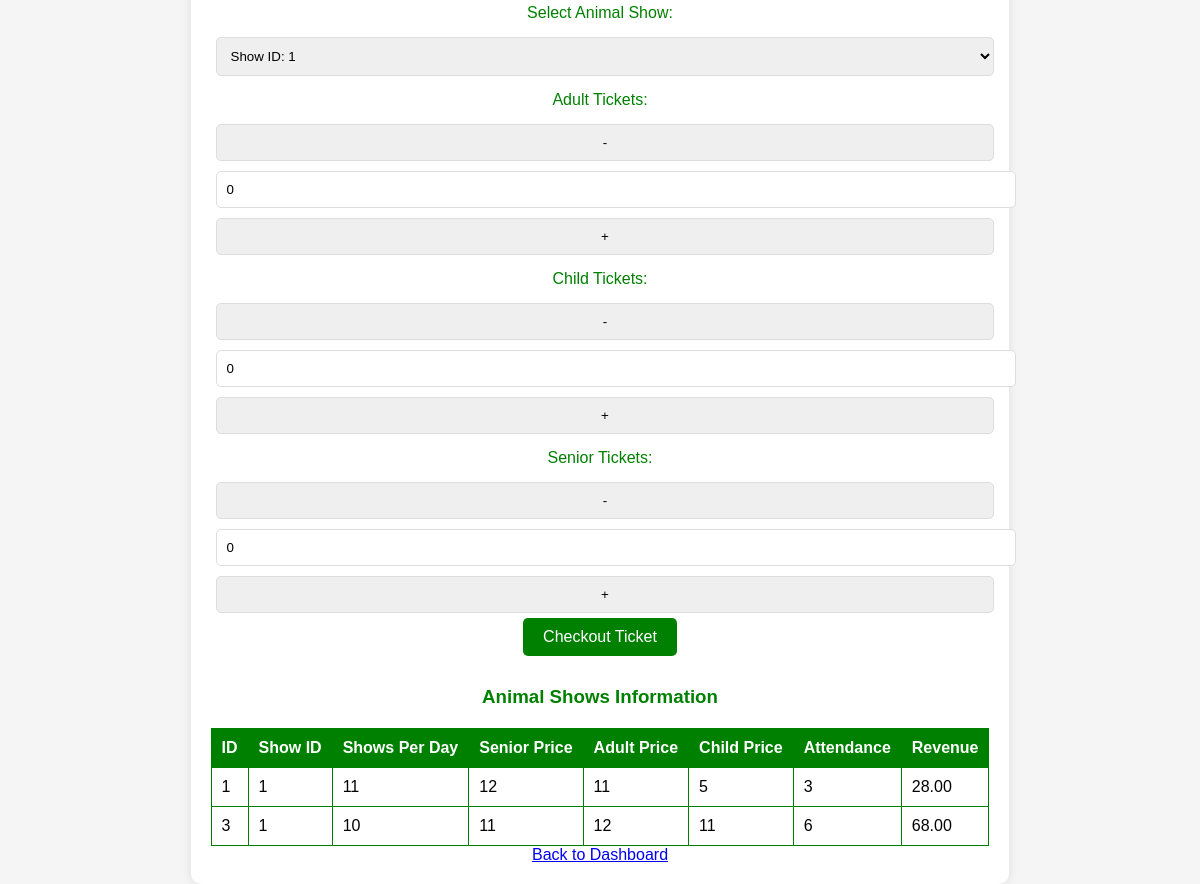
/attractions/test_attraction.php, run on the app's committed database.
### tables this page shows
CREATE TABLE IF NOT EXISTS `animalshow` (
  `AnimalShowID` int(11) NOT NULL AUTO_INCREMENT,
  `id` int(11) DEFAULT NULL,
  `Name` varchar(255) NOT NULL,
  `ShowsPerDay` int(11) NOT NULL,
  `SeniorPrice` int(11) NOT NULL,
  `AdultPrice` int(11) NOT NULL,
  `ChildPrice` int(11) NOT NULL,
  PRIMARY KEY (`AnimalShowID`) USING BTREE,
  UNIQUE KEY `Name` (`Name`),
  KEY `fk_revenuetype` (`id`) USING BTREE,
  CONSTRAINT `fk_revenuetype` FOREIGN KEY (`id`) REFERENCES `revenuetype` (`ID`) ON DELETE SET NULL
);

### attractions/test_attraction.php (the view, shortened to what this page needs)
<?php
include '../includes/db_connection.php';
$animalShowsSql = "SELECT AnimalShowID, ID, ShowsPerDay, SeniorPrice, AdultPrice, ChildPrice FROM AnimalShow";
$animalShowsResult = $conn->query($animalShowsSql);
?>
<!DOCTYPE html>
<html lang="en">
<head>
</head>
<body>
    <div class="container">
        <form method="post" action="">
            <label for="animalShowID">Select Animal Show:</label>
            <select name="animalShowID" required>
                <?php while ($animalShow = $animalShowsResult->fetch_assoc()) : ?>
                    <option value="<?php echo $animalShow['AnimalShowID']; ?>">
                        <?php echo "Show ID: " . $animalShow['AnimalShowID']; ?>
                    </option>
                <?php endwhile; ?>
            </select><br>
            <label for="adultTickets">Adult Tickets:</label>
            <input type="button" value="-" onclick="decrement('adultTickets')">
            <input type="text" name="adultTickets" id="adultTickets" value="0" readonly>
            <input type="button" value="+" onclick="increment('adultTickets')"><br>
            <label for="childTickets">Child Tickets:</label>
            <input type="button" value="-" onclick="decrement('childTickets')">
            <input type="text" name="childTickets" id="childTickets" value="0" readonly>
            <input type="button" value="+" onclick="increment('childTickets')"><br>
            <label for="seniorTickets">Senior Tickets:</label>
            <input type="button" value="-" onclick="decrement('seniorTickets')">
            <input type="text" name="seniorTickets" id="seniorTickets" value="0" readonly>
            <input type="button" value="+" onclick="increment('seniorTickets')"><br>
            <button type="submit" name="checkoutTicket">Checkout Ticket</button>
        </form>
        <h3>Animal Shows Information</h3>
        <table border="1">
            <tr>
                <th>ID</th>
                <th>Show ID</th>
                <th>Shows Per Day</th>
                <th>Senior Price</th>
                <th>Adult Price</th>
                <th>Child Price</th>
                <th>Attendance</th>
                <th>Revenue</th>
            </tr>
            <?php
            $animalShowsResult = $conn->query($animalShowsSql);
            while ($animalShow = $animalShowsResult->fetch_assoc()) :
                $animalShowID = $animalShow['AnimalShowID'];
                $animalShowTicketsSql = "SELECT SUM(Attendance) AS TotalAttendance, SUM(Revenue) AS TotalRevenue FROM AnimalShowTickets WHERE AnimalShowID = ?";
                $animalShowTicketsStmt = $conn->prepare($animalShowTicketsSql);
                $animalShowTicketsStmt->bind_param("i", $animalShowID);
                $animalShowTicketsStmt->execute();
                $animalShowTicketsResult = $animalShowTicketsStmt->get_result();
                $animalShowTickets = $animalShowTicketsResult->fetch_assoc();
            ?>
                <tr>
                    <td><?php echo $animalShow['AnimalShowID']; ?></td>
                    <td><?php echo $animalShow['ID']; ?></td>
                    <td><?php echo $animalShow['ShowsPerDay']; ?></td>
                    <td><?php echo $animalShow['SeniorPrice']; ?></td>
                    <td><?php echo $animalShow['AdultPrice']; ?></td>
                    <td><?php echo $animalShow['ChildPrice']; ?></td>
                    <td><?php echo $animalShowTickets['TotalAttendance']; ?></td>
                    <td><?php echo $animalShowTickets['TotalRevenue']; ?></td>
                </tr>
            <?php endwhile; ?>
        </table>
        <a href = "../dashboard.php">Back to Dashboard</a>
    </div>
</body>
</html>

### attractions/test_attraction.php (style rules this page uses)
body { font-family: 'Arial', sans-serif; background-color: #f5f5f5; margin: 0; display: flex; align-items: center; justify-content: center; height: 100vh; }
.container { background-color: #fff; padding: 20px; border-radius: 10px; box-shadow: 0 0 10px rgba(0, 0, 0, 0.1); text-align: center; }
form { margin-top: 20px; }
label { display: block; margin: 10px 0; color: #008000; }
select, input { padding: 10px; margin: 5px; border: 1px solid #ddd; border-radius: 5px; width: 100%; }
button { background-color: #008000; color: #fff; padding: 10px 20px; border: none; border-radius: 5px; cursor: pointer; font-size: 16px; }
table { width: 100%; margin-top: 20px; border-collapse: collapse; }
table, th, td { border: 1px solid #008000; }
th, td { padding: 10px; text-align: left; }
th { background-color: #008000; color: white; }
h3 { color: #008000; margin-top: 30px; }

### data on the page
animalshow: AnimalShowID "1", id "1", ShowsPerDay "11", SeniorPrice "12", AdultPrice "11", ChildPrice "5", TotalAttendance "3", TotalRevenue "28.00"
animalshow: AnimalShowID "3", id "1", ShowsPerDay "10", SeniorPrice "11", AdultPrice "12", ChildPrice "11", TotalAttendance "6", TotalRevenue "68.00"
